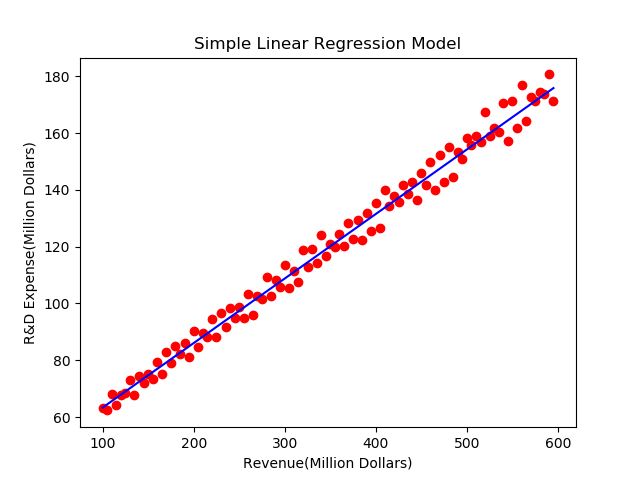

This chart was generated by the following Python code:
#!/usr/bin/env python3
# -*- coding: utf-8 -*-
"""
Created on Fri Dec  7 10:00:04 2018

@author: nenshu
"""
# Importing the libraries
import numpy as np
import matplotlib.pyplot as plt
import pandas as pd

# Importing the dataset
dataset = pd.read_csv('revenue_rdexpense.csv')

X = dataset.iloc[:, :-1].values
y = dataset.iloc[:, 1].values

# Splitting the dataset into the Training set and Test set
"""from sklearn.model_selection import train_test_split
X_train, X_test, y_train, y_test = train_test_split(X, y, test_size = 0.2, random_state = 0)"""

# Fitting Simple Linear Regression to the data set
from sklearn.linear_model import LinearRegression
regressor = LinearRegression()
regressor.fit(X, y)

# Visualising the Regression results
plt.scatter(X, y, color = 'red')
plt.plot(X, regressor.predict(X), color = 'blue')
plt.title('Simple Linear Regression Model')
plt.xlabel('Revenue(Million Dollars)')
plt.ylabel('R&D Expense(Million Dollars)')
plt.show()

# Print the coeficients and intercept
print('Coefficients: \n', regressor.coef_)
print('Intercept: \n', regressor.intercept_)
